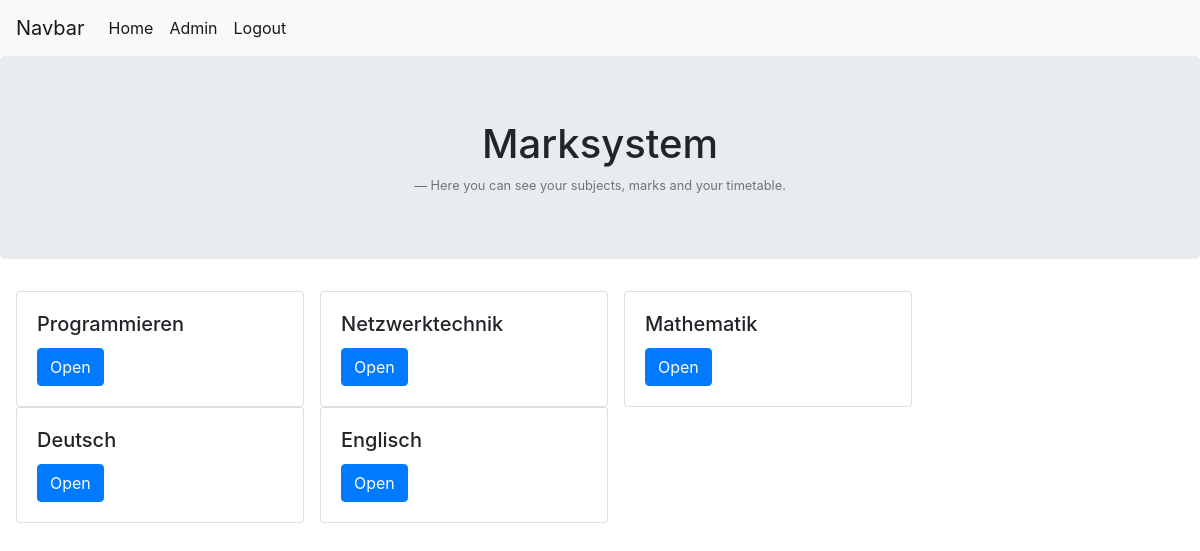
The app's page /startseite_schueler/ (signed in) with its own data.
### noten/models.py (models this page shows, shortened)
class Subject(models.Model):
    subject_name = models.CharField(default="", max_length=150)

### noten/views.py (the view)
# urls.py: path('startseite_schueler/', views.startseite_schueler, name='startseite_schueler'),
@login_required
def startseite_schueler(request):
    subjects = Subject.objects.all()
    return render(request, 'noten/startseite_schueler.html', {'latest_subject_list' : subjects})

### noten/templates/noten/startseite_schueler.html (shortened to what this page needs)
<!DOCTYPE html>
<html lang="en">
<head>
    {% load static %}
    <link href="https://stackpath.bootstrapcdn.com/bootstrap/4.2.1/css/bootstrap.min.css"
 rel="stylesheet">
</head>
<body>
<nav class="navbar navbar-expand-lg navbar-light bg-light">
    <a class="navbar-brand" href="">Navbar</a>
    <div class="collapse navbar-collapse" id="navbarNav">
        <ul class="navbar-nav">
            <li class="nav-item active">
                <a class="nav-link" href="{% url 'noten:startseite_schueler' %}">Home</a>
            </li>
            <li class="nav-item active">
                <a class="nav-link" href="/admin">Admin</a>
            </li>
            <li class="nav-item active">
                <a class="nav-link" href="/accounts/logout">Logout</a>
            </li>
        </ul>
    </div>
</nav>
<div class="jumbotron text-center">
    <h1>Marksystem</h1>
    <footer class="blockquote-footer">Here you can see your subjects, marks and your timetable.</footer>
</div>
{% if latest_subject_list %}
<div class="row ml-3">
    {% for subject in latest_subject_list %}
    <div class="card mr-3" style="width: 18rem;">
        <div class="card-body">
            <h5 class="card-title">{{ subject.subject_name }}</h5>
            <a class="btn btn-primary" href="">Open</a>
        </div>
    </div>
    {% endfor %}
</div>
{% else %}
<p>No subjects are available.</p>
{% endif %}
</body>
</html>

### records on screen
Subject: subject_name "Programmieren"
Subject: subject_name "Netzwerktechnik"
Subject: subject_name "Mathematik"
Subject: subject_name "Deutsch"
Subject: subject_name "Englisch"
